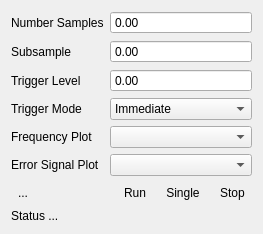
<?xml version="1.0" encoding="UTF-8"?>
<ui version="4.0">
 <class>Form</class>
 <widget class="QWidget" name="Form">
  <property name="geometry">
   <rect>
    <x>0</x>
    <y>0</y>
    <width>263</width>
    <height>231</height>
   </rect>
  </property>
  <property name="windowTitle">
   <string>Form</string>
  </property>
  <layout class="QGridLayout" name="gridLayout">
   <item row="4" column="1">
    <widget class="QComboBox" name="frequencyPlotCombo"/>
   </item>
   <item row="7" column="0" colspan="2">
    <layout class="QHBoxLayout" name="horizontalLayout">
     <item>
      <widget class="QToolButton" name="addTraceButton">
       <property name="text">
        <string>...</string>
       </property>
       <property name="icon">
        <iconset resource="RepetitionRate.qrc">
         <normaloff>:/openicon/icons/add-plot.png</normaloff>:/openicon/icons/add-plot.png</iconset>
       </property>
       <property name="iconSize">
        <size>
         <width>24</width>
         <height>24</height>
        </size>
       </property>
       <property name="autoRaise">
        <bool>true</bool>
       </property>
      </widget>
     </item>
     <item>
      <spacer name="horizontalSpacer">
       <property name="orientation">
        <enum>Qt::Horizontal</enum>
       </property>
       <property name="sizeHint" stdset="0">
        <size>
         <width>40</width>
         <height>20</height>
        </size>
       </property>
      </spacer>
     </item>
     <item>
      <widget class="QToolButton" name="runButton">
       <property name="text">
        <string>Run</string>
       </property>
       <property name="icon">
        <iconset resource="RepetitionRate.qrc">
         <normaloff>:/openicon/icons/media-playback-start-7.png</normaloff>:/openicon/icons/media-playback-start-7.png</iconset>
       </property>
       <property name="iconSize">
        <size>
         <width>24</width>
         <height>24</height>
        </size>
       </property>
       <property name="autoRaise">
        <bool>true</bool>
       </property>
      </widget>
     </item>
     <item>
      <widget class="QToolButton" name="singleButton">
       <property name="text">
        <string>Single</string>
       </property>
       <property name="icon">
        <iconset resource="RepetitionRate.qrc">
         <normaloff>:/openicon/icons/media-skip-forward-7.png</normaloff>:/openicon/icons/media-skip-forward-7.png</iconset>
       </property>
       <property name="iconSize">
        <size>
         <width>24</width>
         <height>24</height>
        </size>
       </property>
       <property name="autoRaise">
        <bool>true</bool>
       </property>
      </widget>
     </item>
     <item>
      <widget class="QToolButton" name="stopButton">
       <property name="text">
        <string>Stop</string>
       </property>
       <property name="icon">
        <iconset resource="RepetitionRate.qrc">
         <normaloff>:/openicon/icons/media-playback-stop-7.png</normaloff>:/openicon/icons/media-playback-stop-7.png</iconset>
       </property>
       <property name="iconSize">
        <size>
         <width>24</width>
         <height>24</height>
        </size>
       </property>
       <property name="autoRaise">
        <bool>true</bool>
       </property>
      </widget>
     </item>
    </layout>
   </item>
   <item row="2" column="1">
    <widget class="MagnitudeSpinBox" name="magTriggerLevel">
     <property name="sizePolicy">
      <sizepolicy hsizetype="MinimumExpanding" vsizetype="Fixed">
       <horstretch>0</horstretch>
       <verstretch>0</verstretch>
      </sizepolicy>
     </property>
     <property name="buttonSymbols">
      <enum>QAbstractSpinBox::NoButtons</enum>
     </property>
    </widget>
   </item>
   <item row="0" column="1">
    <widget class="MagnitudeSpinBox" name="magNumberSamples">
     <property name="sizePolicy">
      <sizepolicy hsizetype="MinimumExpanding" vsizetype="Fixed">
       <horstretch>0</horstretch>
       <verstretch>0</verstretch>
      </sizepolicy>
     </property>
     <property name="buttonSymbols">
      <enum>QAbstractSpinBox::NoButtons</enum>
     </property>
    </widget>
   </item>
   <item row="1" column="0">
    <widget class="QLabel" name="label_2">
     <property name="text">
      <string>Subsample</string>
     </property>
    </widget>
   </item>
   <item row="2" column="0">
    <widget class="QLabel" name="label_3">
     <property name="text">
      <string>Trigger Level</string>
     </property>
    </widget>
   </item>
   <item row="3" column="0">
    <widget class="QLabel" name="label_4">
     <property name="text">
      <string>Trigger Mode</string>
     </property>
    </widget>
   </item>
   <item row="0" column="0">
    <widget class="QLabel" name="label">
     <property name="text">
      <string>Number Samples</string>
     </property>
    </widget>
   </item>
   <item row="1" column="1">
    <widget class="MagnitudeSpinBox" name="magSubsample">
     <property name="sizePolicy">
      <sizepolicy hsizetype="MinimumExpanding" vsizetype="Fixed">
       <horstretch>0</horstretch>
       <verstretch>0</verstretch>
      </sizepolicy>
     </property>
     <property name="buttonSymbols">
      <enum>QAbstractSpinBox::NoButtons</enum>
     </property>
    </widget>
   </item>
   <item row="4" column="0">
    <widget class="QLabel" name="label_5">
     <property name="text">
      <string>Frequency Plot</string>
     </property>
    </widget>
   </item>
   <item row="8" column="0" colspan="2">
    <widget class="QLabel" name="statusLabel">
     <property name="text">
      <string>Status ...</string>
     </property>
    </widget>
   </item>
   <item row="9" column="0">
    <spacer name="verticalSpacer">
     <property name="orientation">
      <enum>Qt::Vertical</enum>
     </property>
     <property name="sizeHint" stdset="0">
      <size>
       <width>20</width>
       <height>40</height>
      </size>
     </property>
    </spacer>
   </item>
   <item row="3" column="1">
    <widget class="QComboBox" name="comboTriggerMode">
     <property name="sizePolicy">
      <sizepolicy hsizetype="MinimumExpanding" vsizetype="Fixed">
       <horstretch>0</horstretch>
       <verstretch>0</verstretch>
      </sizepolicy>
     </property>
     <item>
      <property name="text">
       <string>Immediate</string>
      </property>
     </item>
     <item>
      <property name="text">
       <string>Rising edge</string>
      </property>
     </item>
     <item>
      <property name="text">
       <string>Falling edge</string>
      </property>
     </item>
    </widget>
   </item>
   <item row="5" column="0">
    <widget class="QLabel" name="label_6">
     <property name="text">
      <string>Error Signal Plot</string>
     </property>
    </widget>
   </item>
   <item row="5" column="1">
    <widget class="QComboBox" name="errorSigPlotCombo"/>
   </item>
  </layout>
 </widget>
 <customwidgets>
  <customwidget>
   <class>MagnitudeSpinBox</class>
   <extends>QDoubleSpinBox</extends>
   <header>uiModules.MagnitudeSpinBox</header>
  </customwidget>
 </customwidgets>
 <resources>
  <include location="RepetitionRate.qrc"/>
 </resources>
 <connections/>
</ui>
